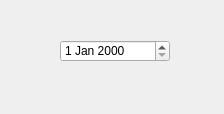
<?xml version="1.0" encoding="UTF-8"?>
<ui version="4.0">
 <class>MainWindow</class>
 <widget class="QMainWindow" name="MainWindow">
  <property name="geometry">
   <rect>
    <x>0</x>
    <y>0</y>
    <width>224</width>
    <height>114</height>
   </rect>
  </property>
  <property name="windowTitle">
   <string>MainWindow</string>
  </property>
  <widget class="QWidget" name="centralwidget">
   <widget class="QDateEdit" name="dateEdit">
    <property name="geometry">
     <rect>
      <x>60</x>
      <y>40</y>
      <width>110</width>
      <height>22</height>
     </rect>
    </property>
   </widget>
  </widget>
 </widget>
 <resources/>
 <connections/>
</ui>
